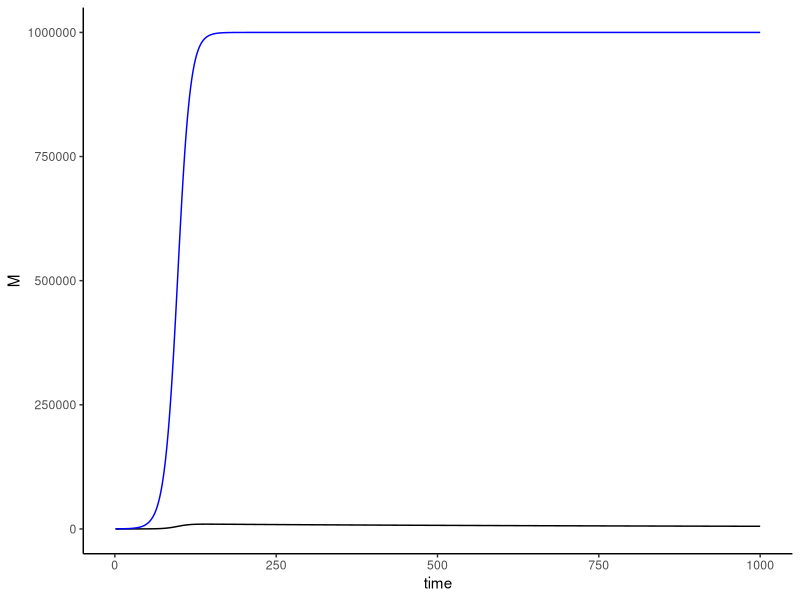
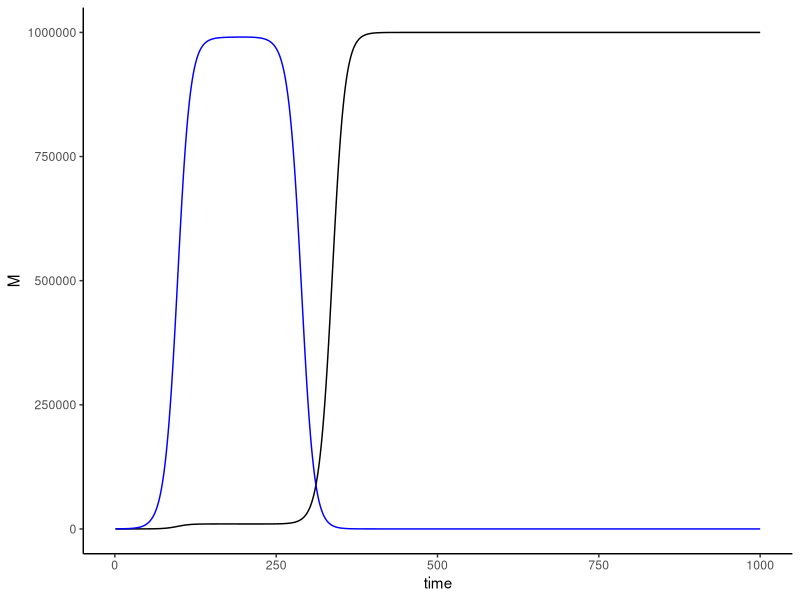

The R source for these figures, in order:
# Exercise 11
# Chelsea Southworth

# load ggplot for later figures
library(ggplot2)

### we started with this basic model
# time points to simulate over 
# a place to store population sizes (value of state variable through time)
# values for our parameters 
# a loop for simulating
# initial starting place


# Part 1: Simulate to equilibrium
# Then do Part 2: drug treatment, which changes rn to -.1 instead of .1

# set parameter and state variable values
rn = .1
rm = .1
N0 = 99
M0 = 1
K = 1000000
timesteps = 1000 
# not sure how many timesteps we need to run the model to equilibrium?
# at 10000 it's definitely at equilibrium; looks like it gets there a LOT earlier,
  # looks like it's definitely at equilibrium by 200

# create vector to store N's and set initial N
N = numeric(length=timesteps)
N[1] = N0

# create vector to store M's and set initial M
M = numeric(length=timesteps)
M[1] = M0


# simulate N equation
for(i in 2:timesteps){
  N[i] <- N[i-1]+rn*N[i-1]*(1-(N[i-1]+M[i-1])/K)  
}

# simulate M equation
for(i in 2:timesteps){
  M[i] <- M[i-1]+rm*M[i-1]*(1-(N[i-1]+M[i-1])/K)  
}


simN <- data.frame(time=1:timesteps,N=N)
simM <- data.frame(time=1:timesteps, M=M)

ggplot(data=simM,aes(x=time,y=M))+geom_line()+theme_classic() +
  geom_line(data = simN, aes(x=time,y=N), color = "blue")

# Then do like the tutorial example


# at timestep 200, when it's all definitely at equilibrium, the rn becomes -.1 instead of .1
  # make rn negative
# use the if/else format
# simulate
for(i in 2:timesteps){
 if(i>=200){
    # N becomes -.1
   N[i] <- N[i-1]-rn*N[i-1]*(1-(N[i-1]+M[i-1])/K)
  }else{
    N[i] <- N[i-1]+rn*N[i-1]*(1-(N[i-1]+M[i-1])/K)
  }
}

simN <- data.frame(time=1:timesteps,N=N)

# simulate M equation
for(i in 2:timesteps){
  M[i] <- M[i-1]+rm*M[i-1]*(1-(N[i-1]+M[i-1])/K)  
}
simM <- data.frame(time=1:timesteps, M=M)

ggplot(data=simM,aes(x=time,y=M))+geom_line()+theme_classic() +
  geom_line(data = simN, aes(x=time,y=N), color = "blue")
